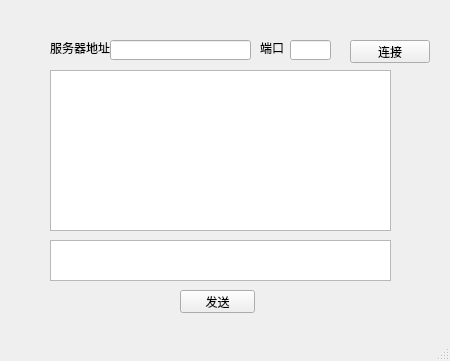
<?xml version="1.0" encoding="UTF-8"?>
<ui version="4.0">
 <class>Client_MainWindow</class>
 <widget class="QMainWindow" name="Client_MainWindow">
  <property name="geometry">
   <rect>
    <x>0</x>
    <y>0</y>
    <width>450</width>
    <height>361</height>
   </rect>
  </property>
  <property name="windowTitle">
   <string>MainWindow</string>
  </property>
  <widget class="QWidget" name="centralwidget">
   <widget class="QLabel" name="label_IP">
    <property name="geometry">
     <rect>
      <x>50</x>
      <y>40</y>
      <width>71</width>
      <height>16</height>
     </rect>
    </property>
    <property name="text">
     <string>服务器地址</string>
    </property>
   </widget>
   <widget class="QLabel" name="label_Port">
    <property name="geometry">
     <rect>
      <x>260</x>
      <y>40</y>
      <width>31</width>
      <height>16</height>
     </rect>
    </property>
    <property name="text">
     <string>端口</string>
    </property>
   </widget>
   <widget class="QLineEdit" name="lineEdit_IP">
    <property name="geometry">
     <rect>
      <x>110</x>
      <y>40</y>
      <width>141</width>
      <height>20</height>
     </rect>
    </property>
   </widget>
   <widget class="QLineEdit" name="lineEdit_Port">
    <property name="geometry">
     <rect>
      <x>290</x>
      <y>40</y>
      <width>41</width>
      <height>20</height>
     </rect>
    </property>
   </widget>
   <widget class="QPushButton" name="pushButton_Connect">
    <property name="geometry">
     <rect>
      <x>350</x>
      <y>40</y>
      <width>80</width>
      <height>23</height>
     </rect>
    </property>
    <property name="text">
     <string>连接</string>
    </property>
   </widget>
   <widget class="QPushButton" name="pushButton_Send">
    <property name="geometry">
     <rect>
      <x>180</x>
      <y>290</y>
      <width>75</width>
      <height>23</height>
     </rect>
    </property>
    <property name="text">
     <string>发送</string>
    </property>
   </widget>
   <widget class="QTextEdit" name="textEdit_Recv">
    <property name="geometry">
     <rect>
      <x>50</x>
      <y>70</y>
      <width>341</width>
      <height>161</height>
     </rect>
    </property>
   </widget>
   <widget class="QTextEdit" name="textEdit_Send">
    <property name="geometry">
     <rect>
      <x>50</x>
      <y>240</y>
      <width>341</width>
      <height>41</height>
     </rect>
    </property>
   </widget>
  </widget>
  <widget class="QMenuBar" name="menubar">
   <property name="geometry">
    <rect>
     <x>0</x>
     <y>0</y>
     <width>450</width>
     <height>23</height>
    </rect>
   </property>
  </widget>
  <widget class="QStatusBar" name="statusbar"/>
 </widget>
 <resources/>
 <connections/>
</ui>
